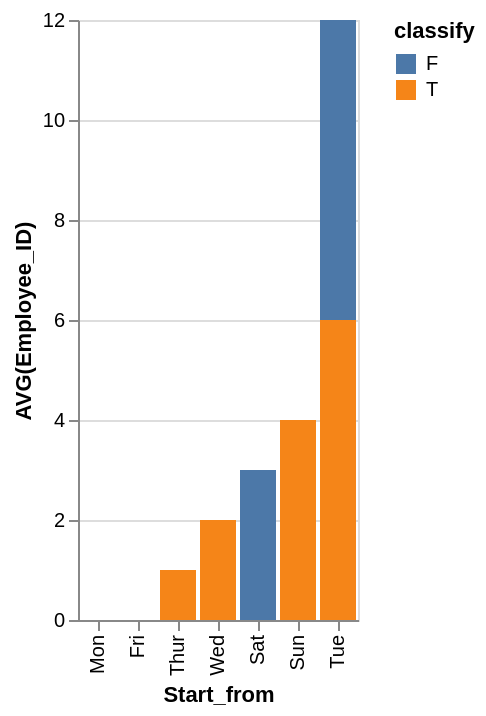

Source (Vega-Lite JSON):
### Vega-Lite specification from a JSON file in a GitHub repository (floating-point values rounded to 4 significant figures)
{"data": {"values": [{"x_data": "Mon", "y_data": 0, "classify": "F"}, {"x_data": "Thur", "y_data": 0, "classify": "F"}, {"x_data": "Wed", "y_data": 0, "classify": "F"}, {"x_data": "Sat", "y_data": 3, "classify": "F"}, {"x_data": "Sun", "y_data": 0, "classify": "F"}, {"x_data": "Fri", "y_data": 0, "classify": "F"}, {"x_data": "Tue", "y_data": 6, "classify": "F"}, {"x_data": "Mon", "y_data": 0, "classify": "T"}, {"x_data": "Thur", "y_data": 1, "classify": "T"}, {"x_data": "Wed", "y_data": 2, "classify": "T"}, {"x_data": "Sat", "y_data": 0, "classify": "T"}, {"x_data": "Sun", "y_data": 4, "classify": "T"}, {"x_data": "Fri", "y_data": 0, "classify": "T"}, {"x_data": "Tue", "y_data": 6, "classify": "T"}]}, "mark": "bar", "encoding": {"x": {"field": "x_data", "type": "nominal", "title": "Start_from", "sort": {"op": "sum", "field": "y_data", "order": "ascending"}}, "y": {"field": "y_data", "type": "quantitative", "title": "AVG(Employee_ID)"}, "color": {"field": "classify"}}}
